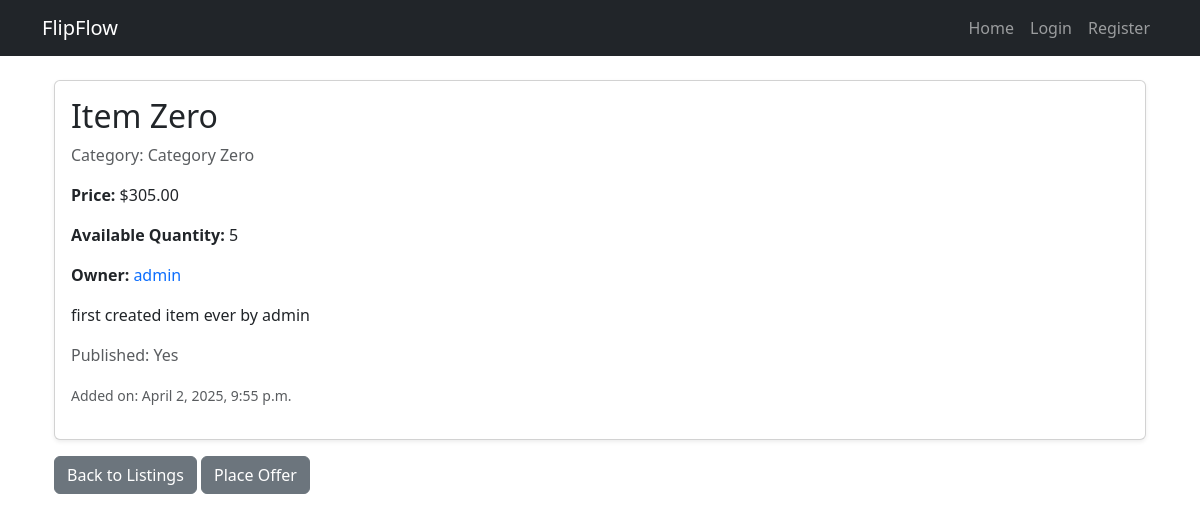
Screenshot of /item-zero/ with the database file from the repository.
### Item/models.py (models this page shows, shortened)
class Item(models.Model):
    Item_name= models.CharField(max_length=100, verbose_name="Item Name")
    Item_img = models.ImageField(upload_to=custom_upload_to,blank=True,null=True)
    Item_owner=models.ForeignKey(User,blank=True, null=True,verbose_name=_("Item Owner"), on_delete=models.CASCADE,related_name='item_owner')
    Item_description= models.TextField(verbose_name="Item Description")
    Item_price= models.DecimalField(max_digits=10, decimal_places=2, verbose_name="Item Price")
    Item_quantity= models.IntegerField(verbose_name="Item Quantity")
    Item_published=models.BooleanField(_("Item Published"), default=False, help_text=_("Is this item published?"))
    Item_createdat=models.DateTimeField(_("Item Created At"), auto_now_add=True)
    Item_category=models.ForeignKey('Category',on_delete=models.CASCADE,blank=True,null=True)
    Item_slug = models.SlugField(blank=True,null=True,unique=True)
    class Meta:
        verbose_name = _("Item")
        verbose_name_plural = _("Items")

class Category(models.Model):
    Category_name = models.CharField(max_length=100, verbose_name="Category Name")
    Category_slug = models.SlugField(blank=True,null=True,unique=True)
    class Meta:
        verbose_name = _("Category")
        verbose_name_plural = _("Categorys")

### Item/views.py (the view)
# urls.py: path('<slug:slug>/',views.item_detail,name="item_detail"),
def item_detail(request,slug):
    item=get_object_or_404(Item,Item_slug=slug)
    profile = item.Item_owner.profile
    context={'item':item,'profile':profile}
    return render(request,'Item/item_detail.html',context)

### Item/templates/Item/item_detail.html (shortened to what this page needs)
{% extends "base.html" %}
{% block body %}
<div class="container mt-4">
    <div class="card shadow-sm">
        <div class="card-body">
            <h2 class="card-title">{{ item.Item_name }}</h2>
            <p class="text-muted">Category: {{ item.Item_category.Category_name|default:"Uncategorized" }}</p>
            <p class="card-text"><strong>Price:</strong> ${{ item.Item_price }}</p>
            <p class="card-text"><strong>Available Quantity:</strong> {{ item.Item_quantity }}</p>
            <p class="card-text"><strong>Owner: </strong>
            <a href="{% url 'accounts:other_profile' profile.slug %}" class="text-decoration-none">
               {{ item.Item_owner }}
            </a></p>
            <p class="card-text">{{ item.Item_description }}</p>
            <p class="text-muted">Published: {{ item.Item_published|yesno:"Yes,No" }}</p>
            <p class="text-muted"><small>Added on: {{ item.Item_createdat|date:"F j, Y, g:i a" }}</small></p>
        </div>
    </div>
    <a href="{% url 'Item:item_list' %}" class="btn btn-secondary mt-3">Back to Listings</a>
    {% if item.Item_owner == request.user %}
    <a href="{% url 'Item:item_update' item.Item_slug %}" class="btn btn-secondary mt-3">Edit</a>
    <a href="{% url 'Item:item_delete' item.Item_slug %}" class="btn btn-secondary mt-3">Delete</a>
    {% else %}
    <a href="{% url 'Market:place_offer' item.Item_slug %}" class="btn btn-secondary mt-3">Place Offer</a>
    {% endif %}
</div>
{% endblock %}

### templates/base.html (style rules this page uses)
body { padding-top: 56px; }

### rows the page displays
Item: Item_name "Item Zero", Item_category.Category_name "Category Zero", Item_price "305.00", Item_quantity "5", Item_owner "admin", Item_description "first created item ever by admin", Item_published "Yes", Item_createdat "April 2, 2025, 9:55 p.m."
